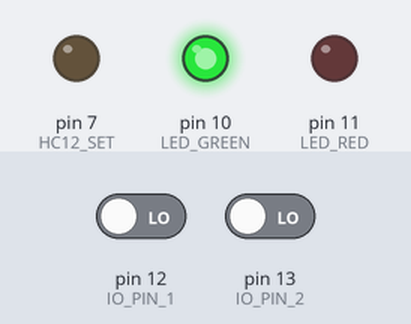
The sketch below on a simulated Arduino Uno, built with avr-gcc and run on an emulated ATmega328P. Shown: output pins drawn as LEDs (lit = HIGH). The inputs (shaded band) are chosen by the test bench; at power-on: pin 12 (IO_PIN_1) LOW, pin 13 (IO_PIN_2) LOW. The modem accepts every AT command (registered, SIM ready, sends succeed) and sends nothing else.

Above: at 0.1 s.
At 0.9 s:
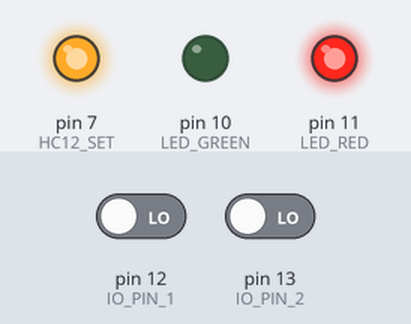
Timing chart, 0 to 2.4 s (numbered marks = the images above):
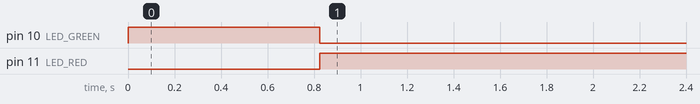

The sketch:

sumitomo_montacargas.ino
```cpp
/**
 * Montacargas
 *
 * Master: Puerta
 * Slave: Montacargas
 */

#include "ciropkt.h"
#include "ciropkt_cmd.h"
#include <SoftwareSerial.h>

/// CONFIGURABLE DEFINES
#define MASTER
// #define DEBUG
#define MCG_DOOR_POLARITY 1

/// COMMUNICATION
#define ADDRESS 0

/// SERIAL
#define SERIAL_TIMEOUT_MS 100

/// HC12
#define HC12_CHANNEL 1
#define HC12_BAUDRATE 9600
#define HC12 HC12_Serial

#define HC12_RX 2
#define HC12_TX 3
#define HC12_SET 7

/// USB
#define USB Serial
#define USB_BAUDRATE 9600

/// LED
#define LED_GREEN 10
#define LED_RED 11
#define LED_ERROR LED_RED

/// IO
#define IO_PIN_1 12
#define IO_PIN_2 13

#define DOOR_1 IO_PIN_1
#define DOOR_2 IO_PIN_2
#define RELAY IO_PIN_1

/// COMMUNICATIONS
/// RX
char rxBuf_[50]; // Min size pkt_MAXSPACE + 1
pkt_VAR(rxPacket_);
MCGControl * rxMCGControl_ = (MCGControl *) &rxPacket_.data;
size_t rxCnt_ = 0;
unsigned long serialTimestamp_ = 0;

/// TX
#ifdef MASTER
char txBuf_[pkt_MAXSPACE + 1];
size_t txBufLen_ = 0;
pkt_VAR(txPacket_);
#endif // MASTER

/// SOFTWARE SERIAL
SoftwareSerial HC12_Serial(HC12_RX, HC12_TX);

//// SHARED FUNCTIONS

/// DEBUG AND ERROR FUNCTIONS
/** Debug to PC Serial */
void debug(char * str)
{
  #ifdef DEBUG
  USB.println(str);
  #endif // DEBUG
}

/** Debug error */
void debugError(char * str, res_t error_code)
{
  #ifdef DEBUG
  USB.print(str);
  USB.print(F(" Error code = "));
  USB.println(error_code);
  #endif // DEBUG
}

/** Error function */
void error()
{
  while(1)
  {
    digitalWrite(LED_ERROR, HIGH);
    delay(500);
    digitalWrite(LED_ERROR, LOW);
    delay(500);
  }
}

/// HC12 MODULE
/** Configure HC 12 parameter */
res_t HC12_configure_parameter(char * query)
{
  res_t r;
  HC12.println(query);
  size_t l = HC12.readBytes(rxBuf_, sizeof(rxBuf_));
  rxBuf_[l] = '\0';
  debug(rxBuf_);
  if (!strstr(rxBuf_, "OK"))
    return EFormat;
  return Ok;
}

/** Setup HC12 module */
res_t HC12_setup()
{
  res_t r;
  pinMode(HC12_SET, OUTPUT);

  HC12.setTimeout(SERIAL_TIMEOUT_MS);
  HC12.begin(9600); // Default baudrate per datasheet

  debug((char *)"Setting set pin LOW");
  digitalWrite(HC12_SET, LOW); // Enter setup mode
  delay(250);

  char buf[20];
  // Test
  debug((char *)"printing AT");
  sprintf(buf, "AT");
  r = HC12_configure_parameter(buf);
  if (r != Ok) {
    debugError((char *)"Error testing HC12", r);
    return r;
  }

  // Set channel
  debug((char *)"Configuring channel");
  sprintf(buf, "AT+C%03d", HC12_CHANNEL);
  r = HC12_configure_parameter(buf);
  if (r != Ok) {
    debugError((char *)"Error setting channel HC12", r);
    return r;
  }

  // Set baud rate
  debug((char *)"Configuring baudrate");
  sprintf(buf, "AT+B%d", HC12_BAUDRATE);
  r = HC12_configure_parameter(buf);
  if (r != Ok) {
    debugError((char *)"Error setting baudrate HC12", r);
    return r;
  }

  HC12.begin(HC12_BAUDRATE);

  debug((char *)"Setting pin HIGH");
  digitalWrite(HC12_SET, HIGH); // Exit setup mode
  delay(250);

  return Ok;
}

/// LED MODULE
typedef enum
{
  led_On = 0,
  led_Off,
}led_e;

/** Setup led module */
res_t ledSetup()
{
  pinMode(LED_GREEN, OUTPUT);
  pinMode(LED_RED, OUTPUT);
  ledControl(LED_GREEN, led_Off);
  ledControl(LED_RED, led_Off);
  ledGoodBad(false);
  return Ok;
}

/** Contro leds */
void ledControl(uint8_t led, uint8_t state)
{
  digitalWrite(led, state == led_On ? LOW : HIGH);
}

/** Show good or bad */
void ledGoodBad(bool good)
{
  ledControl(good ? LED_GREEN : LED_RED, led_On);
  ledControl(good ? LED_RED : LED_GREEN, led_Off);
}

/// RELAY MODULE
/** Control relay */
void relayControl(mcg_e state)
{
  digitalWrite(RELAY, state == mcg_On ? HIGH : LOW);
}

/// IO MODULE
/** Setup IOS */
res_t IOSetup()
{
  // Puerta
  #ifdef MASTER
  pinMode(DOOR_1, INPUT);
  pinMode(DOOR_2, INPUT);
  #endif // MASTER

  // Montacargas
  #ifndef MASTER
  pinMode(RELAY, OUTPUT);
  #endif // !MASTER

  return Ok;
}

/// MCG MODULE
typedef enum
{
  mcg_door_open = 0,
  mcg_door_closed,
}mcg_door_e;

/** Read door status */
uint8_t mcgReadDoor(uint8_t door)
{
  return digitalRead(door) == MCG_DOOR_POLARITY ? mcg_door_open : mcg_door_closed;
}

/** Check door status */
mcg_e mcgDoorCommand()
{
  mcg_e c = (((mcgReadDoor(DOOR_1) == mcg_door_closed) && (mcgReadDoor(DOOR_2) == mcg_door_closed)) ? mcg_On : mcg_Off);
  ledGoodBad(c == mcg_On);
  return c;
}

/** Control mcg */
res_t mcgControl(mcg_e cmd)
{
  relayControl(cmd);
  ledGoodBad(cmd == mcg_On);
  return Ok;
}

/// RX
#ifndef MASTER
/** Process received packet */
res_t packetRx()
{
  packet_t * p = &rxPacket_;
  res_t r = pktDeserialize(p, (uint8_t *)rxBuf_, rxCnt_);
  if (!r) {
    debugError((char *)"Error parsing packet", r);
    return EParse;
  }
  else
  {
    if (pktCheck(p))
    {
      if (p->address != ADDRESS) {
        debug((char *)"Mismatch address");
        return EAddress;
      }
      if (p->command != cmd_MCGControl) {
        debug((char *)"Mismatch command");
        return ECommand;
      }
      mcgControl((mcg_e)rxMCGControl_->cmd);
    }
    else {
      debug((char *)"Mismatch CRC");
      return EFormat;
    }
  }
}

/** Read loop */
void readLoop()
{
  if (HC12.available())
  {
    serialTimestamp_ = millis();
    char inByte = HC12.read();
    if(inByte == 0)
    {
      packetRx();
      rxCnt_ = 0;
    }
    else
      rxBuf_[rxCnt_++] = inByte;
  }

  // Serial timeout
  if ((rxCnt_ != 0) && ((millis() - serialTimestamp_) > SERIAL_TIMEOUT_MS))
    rxCnt_ = 0;

  // Serial overflow
  if (rxCnt_ >= sizeof(rxBuf_))
    rxCnt_ = 0;
}
#endif // !MASTER

/// TX
#ifdef MASTER
/** Setup MCG packet */
void setupMCGpacket(packet_t *p, mcg_e mcg_cmd)
{
  p->address = ADDRESS;
  p->command = cmd_MCGControl;

  MCGControl c = {.cmd = mcg_cmd};
  pktUpdate(p, &c, sizeof(MCGControl));

  pktRefresh(p);
}

/** Move packet to buffer */
void bufferPacket(packet_t *p)
{
  size_t len = sizeof(txBuf_);
  pktSerialize(p, (uint8_t *) txBuf_, &len);
  txBufLen_ = len;
}

/** Send buffered packet */
void sendPacket(packet_t *p)
{
  bufferPacket(p);
  sendBuffer();
}

/** Send txbuf */
void sendBuffer()
{
  HC12.write(txBuf_, txBufLen_);
  HC12.write((uint8_t)0);
}
#endif // MASTER

//// SETUP
void setup()
{
  #ifdef DEBUG
  USB.begin(USB_BAUDRATE);
  #endif // DEBUG

  uint8_t res = Ok;
  res = ledSetup();
  if (res != Ok)
    error();

  res = HC12_setup();
  if (res != Ok)
    error();

  res = IOSetup();
  if (res != Ok)
    error();
}

//// LOOP
void loop()
{
  // puerta
  #ifdef MASTER
  setupMCGpacket(&txPacket_, mcgDoorCommand());
  bufferPacket(&txPacket_);
  sendBuffer();
  delay(200);
  #endif

  // montacargas
  #ifndef MASTER
  readLoop();
  #endif
}
```

ciropkt.c
```cpp
/**
 * File: ciropkt.c
 *
 * Description: Ciropkt implementation.
 *
 * Author: pepemanboy
 */

//// INCLUDES

#include "ciropkt.h"

//// STATIC FUNCTIONS

/** Convert packet to buffer */
static res_t pktBufferize(const packet_t *p, uint8_t *buf, const size_t len)
{
  if (len < pkt_LENGTH(p->data_size))
   return EMemory;

  buf[0] = p->address;
  buf[1] = p->command;

  memcpy((uint8_t *)buf + pkt_HEADERSIZE, (uint8_t *)p->data, p->data_size);

  buf[pkt_HEADERSIZE + p->data_size] = p->crc;

  return Ok;
}

/** Convert buffer to packet */
static res_t pktDebufferize(packet_t *p, const uint8_t *buf, size_t len)
{
  if (len < pkt_LENGTH(1))
    return EPartial;

  p->address = buf[0];
  p->command = buf[1];
  p->crc = buf[len-1];

  return pktUpdate(p, buf + pkt_HEADERSIZE, len - pkt_EXTRASIZE);
}

/** Obtain packet CRC */
static res_t pktCrc(const packet_t *p, uint8_t *crc)
{
  uint8_t temp[pkt_MAXSPACE];
  res_t r = pktBufferize(p, temp, sizeof(temp));
  if (r != Ok)
    return r;

  *crc = crc8(temp, pkt_HEADERSIZE + p->data_size);
  return Ok;
}

//// PUBLIC FUNCTIONS

res_t pktUpdate(packet_t *p, const void *dat, const size_t len)
{
  if (len > pkt_MAXDATASIZE)
    return EMemory;

  memcpy(p->data, dat, len);

  p->data_size = len;
}

bool pktCheck(const packet_t *p)
{
  uint8_t crc;
  uint8_t r = pktCrc(p,&crc);
  if (r != Ok)
    return false;

  return (crc == p->crc);
}

res_t pktRefresh(packet_t *p)
{
  return pktCrc(p, &p->crc);
}

uint8_t pktSerialize(const packet_t *p, uint8_t *buf, size_t *len)
{
  if (*len < pkt_LENGTH(p->data_size) + 1)
    return EMemory;

  uint8_t temp[pkt_MAXSPACE];
  uint8_t res = pktBufferize(p, temp, sizeof(temp));
  if (res != Ok)
    return res;

  *len = cobs_encode(temp, pkt_LENGTH(p->data_size), buf);

  return Ok;
}

res_t pktDeserialize(packet_t *p, const uint8_t *buf, size_t len)
{
  uint8_t temp[pkt_MAXSPACE];

  uint8_t l = cobs_decode(buf, len, temp);
  if (!l)
    return EData;

  res_t r = pktDebufferize(p, temp, l);
  if (r != Ok)
    return r;

  return Ok;
}
```

ciropkt.h
```cpp
/**
 * File: ciropkt.h
 *
 * Description: Ciropkt functions and definitions.
 *
 * Serialized packet : |address|command|----data----|crc|
 *
 * Author: pepemanboy
 */

//// INCLUDES

#include "result.h"
#include "cobs.h"
#include "crc8.h"
#include <string.h>

#ifndef CIROPKT_H
#define CIROPKT_H

#ifdef __cplusplus
extern "C" {
#endif

//// DEFINES

/** Default static initialization value of packet object */
#define pkt_INIT { 0, 0, 0, 0, 0}

/** Declare and initialize a packet variable */
#define pkt_VAR(p) packet_t p = pkt_INIT

/** Maximum data in packet */
#define pkt_MAXDATASIZE 10

/** Header size: address and command */
#define pkt_HEADERSIZE (2 * sizeof(uint8_t))

/** Crc size: 1 byte */
#define pkt_CRCSIZE sizeof(uint8_t)

/** Extra size in packet besides data */
#define pkt_EXTRASIZE (pkt_HEADERSIZE + pkt_CRCSIZE)

/** Calculate total unserialized packet bytes for given payload data size */
#define pkt_LENGTH(d) (pkt_HEADERSIZE + (d) + pkt_CRCSIZE)

/** Max unserialized space that a packet can take */
#define pkt_MAXSPACE pkt_LENGTH(pkt_MAXDATASIZE)

//// STRUCTURES DEFINITIONS

/** C ciropkt packet object */
typedef struct packet_t packet_t;
struct packet_t
{
    uint8_t address; ///< Slave address
    uint8_t command; ///< Packet command
    uint8_t crc; ///< Calculated/received crc

    size_t data_size; ///< Packet used data bytes

    uint8_t data[pkt_MAXDATASIZE]; ///< Internal data buffer
};

//// FORWARD FUNCTIONS DECLARATIONS

/** Update object data and data_size */
res_t pktUpdate(packet_t *p, const void *dat, const size_t len);

/** Check if pkt has valid CRC */
bool pktCheck(const packet_t *p);

/** Refresh packet CRC */
res_t pktRefresh(packet_t *p);

/** Serialize packet */
res_t pktSerialize(const packet_t *p, uint8_t *buf, size_t *len);

/** Deserialize packet */
res_t pktDeserialize(packet_t *p, const uint8_t *buf, const size_t len);

#ifdef __cplusplus
}
#endif

#endif // CIROPKT_H
```

ciropkt_cmd.h
```cpp
/**
 * File: ciropkt_cmd.h
 *
 * Description: Ciropkt commands and packets.
 *
 * Author: pepemanboy
 */

//// INCLUDES

#include <stdint.h>

#ifndef CIROPKT_CMD_H
#define CIROPKT_CMD_H

#ifdef __cplusplus
extern "C" {
#endif

/** Commands */
typedef enum
{
  cmd_CPGInfo = 0,
  cmd_MCGControl,
}cmds_e;

/** CPG info structure */
typedef struct CPGInfo CPGInfo;
struct CPGInfo
{
  uint8_t cpg_id;
};

/** Montacargas structure */
typedef enum
{
  mcg_On = 0,
  mcg_Off,
}mcg_e;
typedef struct MCGControl MCGControl;
struct MCGControl
{
  uint8_t cmd;
};

#ifdef __cplusplus
}
#endif

#endif // CIROPKT_CMD_H
```

cobs.c
```cpp
/**
 * File: cobs.c
 *
 * Description: Cobs encoding / decoding implementation.
 *
 * Author: pepemanboy
 */

//// INCLUDES

#include "cobs.h"

//// PUBLIC FUNCTIONS

size_t cobs_encode(const uint8_t * input, size_t length, uint8_t * output)
{
    size_t read_index = 0;
    size_t write_index = 1;
    size_t code_index = 0;
    uint8_t code = 1;

    while(read_index < length)
    {
        if(input[read_index] == 0)
        {
            output[code_index] = code;
            code = 1;
            code_index = write_index++;
            read_index++;
        }
        else
        {
            output[write_index++] = input[read_index++];
            code++;
            if(code == 0xFF)
            {
                output[code_index] = code;
                code = 1;
                code_index = write_index++;
            }
        }
    }

    output[code_index] = code;

    return write_index;
}

size_t cobs_decode(const uint8_t * input, size_t length, uint8_t * output)
{
    size_t read_index = 0;
    size_t write_index = 0;
    uint8_t code;
    uint8_t i;

    while(read_index < length)
    {
        code = input[read_index];

        if(read_index + code > length && code != 1)
        {
            return 0;
        }

        read_index++;

        for(i = 1; i < code; i++)
        {
            output[write_index++] = input[read_index++];
        }
        if(code != 0xFF && read_index != length)
        {
            output[write_index++] = '\0';
        }
    }

    return write_index;
}
```

cobs.h
```cpp
/*
 * File: cobs.h
 *
 * Description: Cobs encoding and decoding functions.
 * Based on Jaques Fortier implementation.
 *
 * Author: pepemanboy
 */

//// INCLUDES

#include <stdint.h>
#include <stddef.h>

#ifndef COBS_H
#define COBS_H

#ifdef __cplusplus
extern "C" {
#endif

//// FORWARD FUNCTIONS DECLARATIONS

/* Stuffs "length" bytes of data at the location pointed to by
 * "input", writing the output to the location pointed to by
 * "output". Returns the number of bytes written to "output".
 *
 * Remove the "restrict" qualifiers if compiling with a
 * pre-C99 C dialect.
 */
size_t cobs_encode(const uint8_t * input, size_t length, uint8_t * output);

/* Unstuffs "length" bytes of data at the location pointed to by
 * "input", writing the output * to the location pointed to by
 * "output". Returns the number of bytes written to "output" if
 * "input" was successfully unstuffed, and 0 if there was an
 * error unstuffing "input".
 */
size_t cobs_decode(const uint8_t * input, size_t length, uint8_t * output);

#ifdef __cplusplus
}
#endif

#endif // COBS_H
```

crc8.c
```cpp
/*
 * File: crc8.c
 *
 * Description: CRC8 calculation
 * 8-bit with 0x97 polynomial
 *
 * Author: pepemanboy
 */

//// INCLUDES

#include "ciropkt.h"

//// PUBLIC FUNCTIONS

uint8_t crc8(const void *dat, size_t len)
{
  uint8_t *d = (uint8_t *)dat;
  uint32_t t;
  uint8_t icrc;

  --len;
  icrc = 1;
  t = d[0];
  while (len--)
    t = d[icrc++] ^ _crc_tb0x97[t];

  return _crc_tb0x97[t];
}
```

result.h
```cpp
/**
 * File: result.h
 *
 * Description: Error result codes.
 *
 * Author: pepemanboy
 */

//// INCLUDES

#include <stddef.h>
#include <stdint.h>
#include <stdbool.h>

#ifndef RESULT_H
#define RESULT_H

/** Result type */
typedef uint8_t res_t;

/** Error codes enum */
typedef enum
{
  Ok = 0,
  Error,
  EMemory,
  EData,
  EPartial,
  EParse,
  EFormat,
  EAddress,
  ECommand,
}error_e;

#endif // RESULT_H
```

Source omitted: crc8.h (data table, 1984 bytes)

Measured:
- by itself, pin 10 (LED_GREEN): HIGH → LOW at 0.82 s
- by itself, pin 11 (LED_RED): LOW → HIGH at 0.82 s
